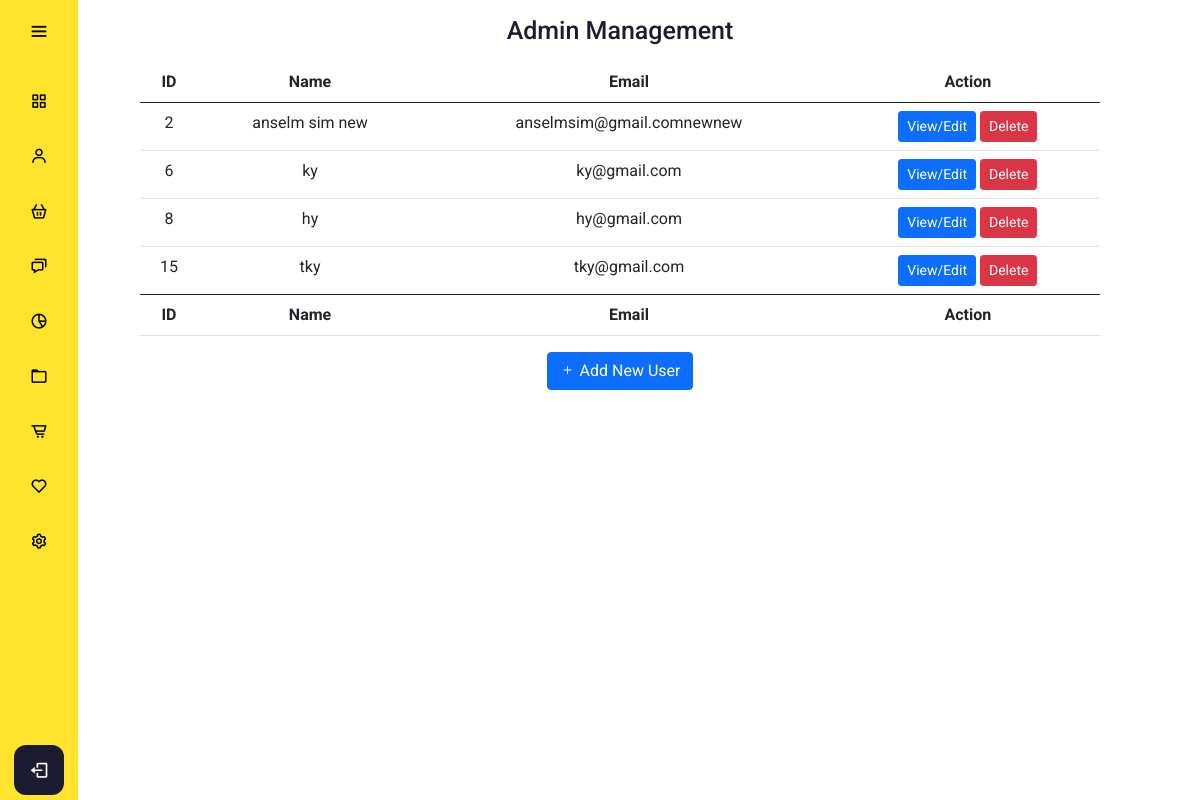
The app's page /admin/usermanagement.php, older data.
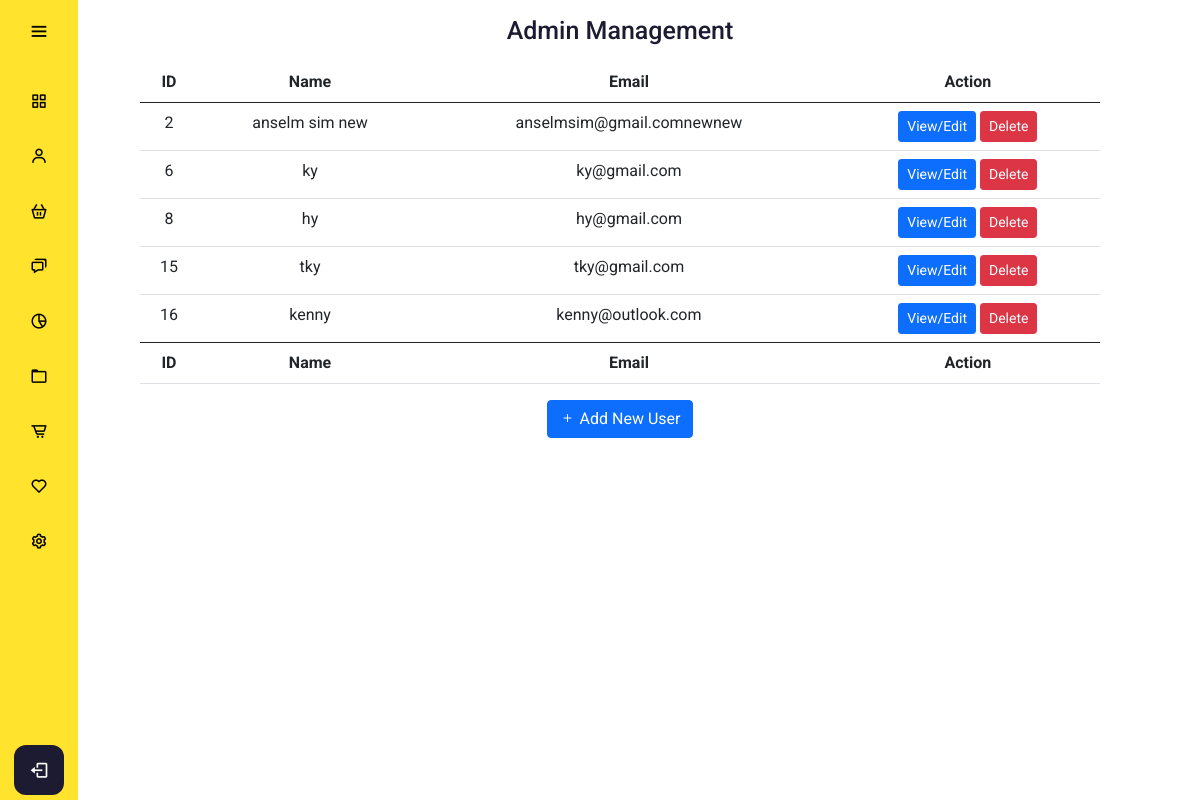
The same page, newer data.
### tables this page shows
CREATE TABLE `users` (
  `users_id` int(11) NOT NULL,
  `users_name` varchar(255) NOT NULL,
  `users_email` varchar(255) NOT NULL,
  `users_password` varchar(128) NOT NULL,
  `users_address` text,
  `users_phone` varchar(11) DEFAULT NULL,
  `users_age` int(3) DEFAULT NULL,
  `users_gender` smallint(6) DEFAULT NULL,
  `users_permission` smallint(6) NOT NULL DEFAULT '0',
  `users_joindate` timestamp NOT NULL DEFAULT CURRENT_TIMESTAMP ON UPDATE CURRENT_TIMESTAMP
);

### config/db.php (called while the page is built, shortened)
<?php
class DB {
  protected static $mdb = null;
  public static function getMDB() {
    $mdb = DB::$mdb;
    if ($mdb === null) {
      $mdb = DB::$mdb = new MeekroDB();
    }
    $mdb->sync_config();
    return $mdb;
  }
  public static function query() { $args = func_get_args(); return call_user_func_array(array(DB::getMDB(), 'query'), $args); }
}
class MeekroDB {
  public $encoding = 'latin1';
  public $connect_options = array(MYSQLI_OPT_CONNECT_TIMEOUT => 30);
  public $internal_mysql = null;
  public function __construct($host=null, $user=null, $password=null, $dbName=null, $port=null, $encoding=null, $socket=null)  {
    if ($encoding === null) $encoding = DB::$encoding;
    $this->encoding = $encoding;
  }
  public function get() {
    $mysql = $this->internal_mysql;
    if (!($mysql instanceof MySQLi)) {
      $mysql = new mysqli();
      foreach ($this->connect_options as $key => $value) {
        $mysql->options($key, $value);
      }
      $mysql->set_charset($this->encoding);
      $this->internal_mysql = $mysql;
    }
    return $mysql;
  }
  protected function preparseQueryParams() {
    $args = func_get_args();
    $sql = trim(strval(array_shift($args)));
    $args_all = $args;
    if (count($args_all) == 0) return array($sql);
    $chunkyQuery = array();
    return $chunkyQuery;
  }
  public function parseQueryParams() {
    $args = func_get_args();
    $chunkyQuery = call_user_func_array(array($this, 'preparseQueryParams'), $args);
    $query = '';
    foreach ($chunkyQuery as $chunk) {
      if (is_string($chunk)) {
        $query .= $chunk;
        continue;
      }
      $result = '';
      $query .= $result;
    }
    return $query;
  }
  protected function prependCall($function, $args, $prepend) { array_unshift($args, $prepend); return call_user_func_array($function, $args); }
  public function query() { $args = func_get_args(); return $this->prependCall(array($this, 'queryHelper'), $args, 'assoc'); }
  protected function queryHelper() {
    $args = func_get_args();
    $type = array_shift($args);
    $db = $this->get();
    $is_buffered = true;
    $row_type = 'assoc';
    $full_names = false;
    $sql = call_user_func_array(array($this, 'parseQueryParams'), $args);
    $result = $db->query($sql, $is_buffered ? MYSQLI_STORE_RESULT : MYSQLI_USE_RESULT);
    $return = array();
    while ($row = ($row_type == 'assoc' ? $result->fetch_assoc() : $result->fetch_row())) {
      $return[] = $row;
    }
    return $return;
  }
}
?>

### admin/usermanagement.php (the view, shortened to what this page needs)
<?php
include "../config/db.php";
?>
<!DOCTYPE html>
<html lang="en" dir="ltr">
  <head>
    <link rel="stylesheet" href="adminstyle.css">
    <link href='https://unpkg.com/boxicons@2.0.7/css/boxicons.min.css' rel='stylesheet'>
    <link href="https://cdn.jsdelivr.net/npm/bootstrap@5.0.0-beta3/dist/css/bootstrap.min.css" rel="stylesheet">
    <link rel="stylesheet" href="https://cdn.jsdelivr.net/npm/bootstrap-icons@1.4.1/font/bootstrap-icons.css">
   </head>
<body>
  <?php
  include "adminheader.php";
  ?>
  <div class="home_content">
    <div class="text">Admin Management </div>
    <table class="table table-hover">
        <thead>
            <tr>
            <th scope="col">ID</th>
            <th scope="col">Name</th>
            <th scope="col">Email</th>
            <th scope="col">Action</th>
            </tr>
        </thead>
        <tbody>
        <?php
        $getUserQuery = DB::query("SELECT * FROM users");
        foreach($getUserQuery as $getUserResult){
        ?>
            <tr class="userdata userdata<?php echo $getUserResult['users_id']; ?>">
              <td class="userid"><?php echo $getUserResult['users_id']; ?></td>
              <td class="username"><?php echo $getUserResult['users_name']; ?></td>
              <td class="useremail"><?php echo $getUserResult['users_email']; ?></td>
              <td><button type="button" class="btn btn-primary btn-sm editUser" id="editUser" value="editUser" data-id="<?php echo $getUserResult['users_id']; ?>" data-bs-toggle="modal" data-bs-target="#userinfo<?php echo $getUserResult['users_id']; ?>" >View/Edit</button>
                  <button type="button" class="btn btn-danger btn-sm deleteUser" data-id="<?php echo $getUserResult['users_id']; ?>" data-name="<?php echo $getUserResult['users_name']; ?>">Delete</button>
              </td>
            </tr>
        <?php
        }
        ?>
        </tbody>
        <tfoot>
          <tr>
            <th scope="col">ID</th>
            <th scope="col">Name</th>
            <th scope="col">Email</th>
            <th scope="col">Action</th>
          </tr>
        </tfoot>
    </table>
    <button type="button" data-bs-toggle="modal" data-bs-target="#addUser" class="btn btn-primary"><i class="bi bi-plus"></i> Add New User</button>
  </div>
</body>
</html>

### admin/adminheader.php (shortened to what this page needs)
<div class="sidebar ">
    <div class="logo_content">
      <i class='bx bx-menu' id="btn" ></i>
    </div>
    <ul class="nav_list">
      <li>
        <a href="<?php echo htmlspecialchars(SITE_URL . "admin/adminmanagement.php"); ?>">
          <i class='bx bx-grid-alt' ></i>
        </a>
      </li>
      <li>
        <a href="<?php echo htmlspecialchars(SITE_URL . "admin/usermanagement.php"); ?>">
          <i class='bx bx-user' ></i>
        </a>
      </li>
      <li>
        <a href="<?php echo htmlspecialchars(SITE_URL . "admin/foodmanagement.php"); ?>">
          <i class='bx bx-basket' ></i>
        </a>
      </li>
      <li>
        <a href="#">
          <i class='bx bx-chat' ></i>
        </a>
      </li>
      <li>
        <a href="#">
          <i class='bx bx-pie-chart-alt-2' ></i>
        </a>
      </li>
      <li>
        <a href="#">
          <i class='bx bx-folder' ></i>
        </a>
      </li>
      <li>
        <a href="#">
          <i class='bx bx-cart-alt' ></i>
        </a>
      </li>
      <li>
        <a href="#">
          <i class='bx bx-heart' ></i>
        </a>
      </li>
      <li>
        <a href="#">
          <i class='bx bx-cog' ></i>
        </a>
      </li>
    </ul>
    <div class="profile_content">
      <div class="profile">
        <a href="<?php echo htmlspecialchars(SITE_URL . "admin/adminlogout.php"); ?>">
          <i class='bx bx-log-out adminlogout' id="log_out" ></i>
        </a>
      </div>
    </div>
  </div>

### admin/adminstyle.css (style rules this page uses)
* { margin: 0; padding: 0; box-sizing: border-box; font-family: "Roboto" , sans serif; }
body { position: relative; min-height: 100vh; width: 100%; overflow: scroll; }
.sidebar { position: fixed; top: 0; left: 0; height: 100%; width: 78px; background: #FFE32C; padding: 6px 14px; z-index: 99; transition: all 0.5s ease; }
.sidebar #btn { position: absolute; color: #000; top: 6px; left: 50%; font-size: 22px; height: 50px; width: 50px; text-align: center; line-height: 50px; transform: translateX(-50%); }
.sidebar ul { margin-top: 20px; }
.sidebar ul li { position: relative; height: 50px; width: 100%; margin: 0 5px; list-style: none; line-height: 50px; margin: 5px 0; }
.sidebar ul li a { color: #000; display: flex; align-items: center; text-decoration: none; border-radius: 12px; white-space: nowrap; transition: all 0.4s ease; }
.sidebar ul li i { font-size: 18px; font-weight: 400; height: 50px; min-width: 50px; border-radius: 12px; line-height: 50px; text-align: center; }
.sidebar .profile_content { position: absolute; color: #fff; bottom: 0; left: 0; width: 100%; }
.sidebar .profile_content .profile { position: relative; padding: 10px 6px; height: 60px; background: none; transition: all 0.4s ease; }
.profile #log_out { position: absolute; bottom: 5px; left: 50%; transform: translateX(-50%); min-width: 50px; line-height: 50px; font-size: 20px; border-radius: 12px; text-align: center; transition: all 0.4s ease; background: #1d1b31; }
.home_content { position: absolute; height: 100%; width: 80%; text-align: center; left: 140px; background: none; box-shadow: 0 5px 10px rgba(0,0,0,0.2px); transition: all 0.5s ease; justify-self: center; }
.home_content .text { font-size: 25px; font-weight: 500; color: #1d1b31; margin: 12px; }
button { border-radius: 5px; background-color: #fff; }
.nav_list { padding:0; }
.adminlogout { text-decoration: none; color: white; }

Row changes from the older to the newer data that the page shows:
added users: users_id "16", users_name "kenny", users_email "kenny@outlook.com"
